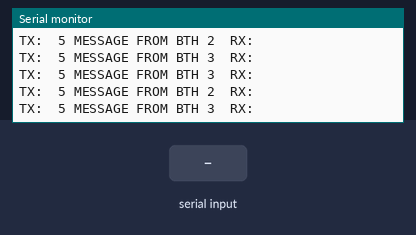
Bench run of a sketch on a simulated Arduino Uno, built with avr-gcc and run on an emulated ATmega328P. On the bench: the last lines printed to the serial monitor. Inputs (shaded band) come from the test bench. Random numbers use the default seed unless the sketch sets one.

Above: at 5.8 s.
5.9 s: "1\n" received over the second serial link
At 11.5 s:
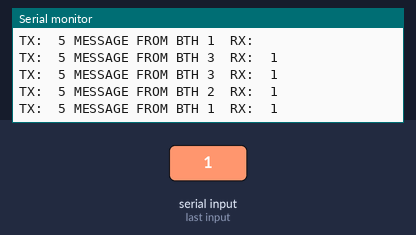
12.1 s: "0\n" received over the second serial link
At 14.6 s:
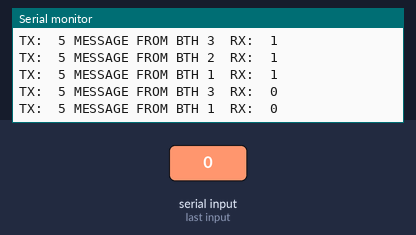
14.9 s: "2\n" received over the second serial link
At 17.0 s:
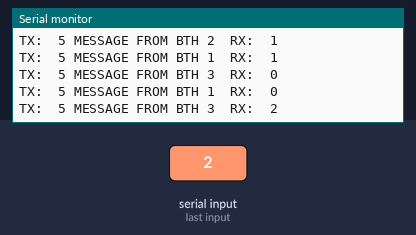
Timing chart, 0 to 18.5 s (numbered marks = the images above; inputs shaded):
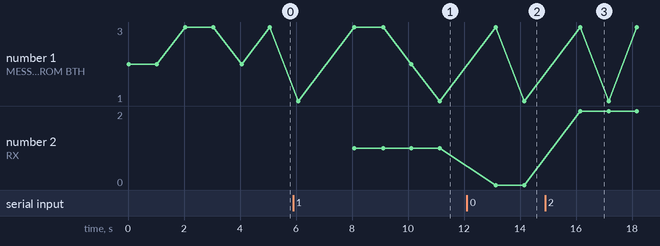

Measured:
- after the input at 5.9 s, the serial monitor: prints a new line after 2.2 s (image 1)
- after the input at 12.1 s, the serial monitor: prints a new line after 1.0 s (image 2)
- after the input at 14.9 s, the serial monitor: prints a new line after 1.3 s (image 3)
- plotted number 2: 1 → 0 after the input at 12.1 s

The sketch:

BLUETOOTH_MQTT_ARDUINO.ino
```cpp
#include <SoftwareSerial.h>

#define DEV_ADDR 5
#define BTH_TX_PIN 5
#define BTH_RX_PIN 6
#define STATUS_TX 0
#define STATUS_RX 1

int STATUS = 0;
int DEST_ADDR;
int final_msg_length;
String final_message;
int rx_int;
String rx_str;

SoftwareSerial bth(BTH_TX_PIN, BTH_RX_PIN);

void setup()
{
  Serial.begin( 9600 );
  bth.begin(9600);
}

void loop()
{
  DEST_ADDR = random(1, 4);
  final_message = String(DEV_ADDR) + " MESSAGE FROM BTH " + String(DEST_ADDR);
  final_msg_length = final_message.length();
  if(STATUS == STATUS_TX)
  {
    bth.print(final_message);
    STATUS = STATUS_RX;
    //delay(500);
  }

  else if(STATUS == STATUS_RX)
  {
    //while(bth.available())
    if(bth.available() > 0)
    {
//      rx_data = String(bth.read());
        //rx_int = bth.parseInt();
        rx_str = bth.readString();
        //delay(1);
     }
     //rx_str = String(rx_int);
     //delay(500);
     STATUS = STATUS_TX;
  }
  Serial.print("TX:  ");
  Serial.print(final_message);
  Serial.print("\tRX:  ");
  Serial.print(rx_str);
  Serial.print("\n");
  rx_int = 0;
  delay(1000);
}
```
